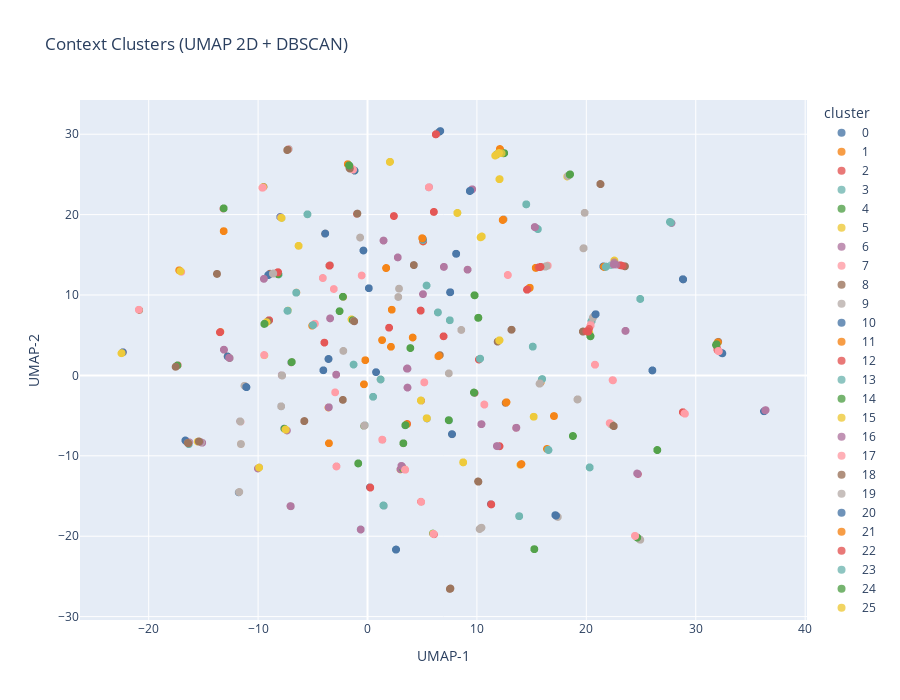

Write notebook code for a chart like this one.
### Code cell
plot_df = pd.DataFrame({
    "UMAP-1": X_2d[:, 0],
    "UMAP-2": X_2d[:, 1],
    "cluster": labels.astype(str)
})

fig = px.scatter(
    plot_df,
    x="UMAP-1",
    y="UMAP-2",
    color="cluster",
    color_discrete_sequence=px.colors.qualitative.T10,
    hover_data=["cluster"],
    title="Context Clusters (UMAP 2D + DBSCAN)",
    width=900,
    height=700
)

fig.update_traces(marker=dict(size=8, opacity=0.8))
fig.show()
